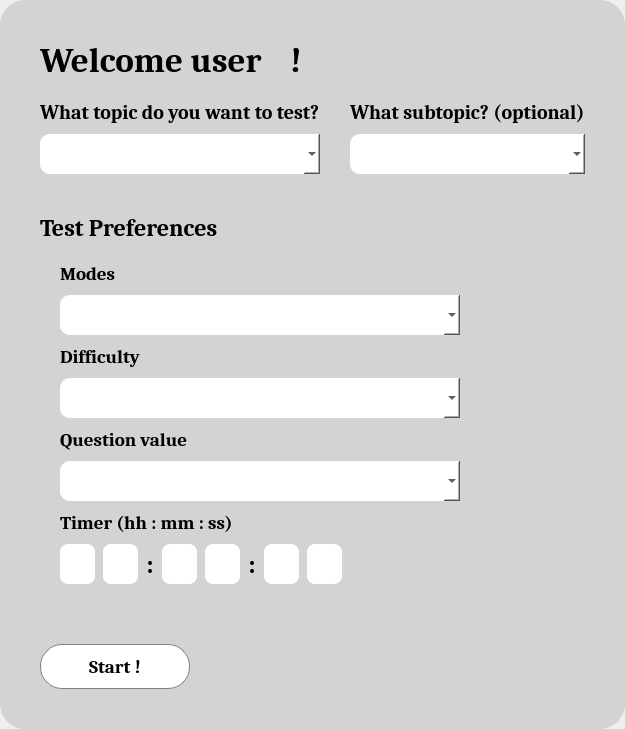
            <widget class="QWidget" name="tab_dashboard">
             <layout class="QVBoxLayout" name="verticalLayout_tab_dash"><property name="margin"><number>0</number></property>
              <item>
               <widget class="QFrame" name="content_frame_dashboard">
                <property name="styleSheet"><string notr="true">QFrame#content_frame_dashboard { background-color: rgba(184, 185, 187, 130); border-radius: 25px; }</string></property>
                <layout class="QVBoxLayout" name="verticalLayout_inner">
                 <property name="spacing"><number>20</number></property><property name="leftMargin"><number>40</number></property><property name="topMargin"><number>40</number></property><property name="rightMargin"><number>40</number></property><property name="bottomMargin"><number>40</number></property>
                 
                 <!-- WELCOME TEXT -->
                 <item>
                  <layout class="QHBoxLayout" name="horizontalLayout_welcome">
                   <item><widget class="QLabel" name="welcome_title"><property name="font"><font><family>Cambria</family><pointsize>26</pointsize><bold>true</bold></font></property><property name="styleSheet"><string notr="true">color: black; background: transparent;</string></property><property name="text"><string>Welcome user </string></property></widget></item>
                   <item><widget class="QLabel" name="username_output"><property name="font"><font><family>Cambria</family><pointsize>26</pointsize><bold>true</bold></font></property><property name="styleSheet"><string notr="true">color: black; background: transparent;</string></property><property name="text"><string>!</string></property></widget></item>
                   <item>
                    <spacer name="horizontalSpacer">
                     <property name="orientation"><enum>Qt::Orientation::Horizontal</enum></property>
                     <property name="sizeHint" stdset="0"><size><width>40</width><height>20</height></size></property>
                    </spacer>
                   </item>
                  </layout>
                 </item>

                 <!-- TOPIC & SUBTOPIC -->
                 <item>
                  <layout class="QGridLayout" name="gridLayout_topics">
                   <property name="horizontalSpacing"><number>30</number></property><property name="verticalSpacing"><number>10</number></property>
                   <item row="0" column="0"><widget class="QLabel" name="topic_selection"><property name="font"><font><family>Cambria</family><pointsize>15</pointsize><bold>true</bold></font></property><property name="styleSheet"><string notr="true">color: black; background: transparent;</string></property><property name="text"><string>What topic do you want to test?</string></property></widget></item>
                   <item row="0" column="1"><widget class="QLabel" name="subtopic_selection"><property name="font"><font><family>Cambria</family><pointsize>15</pointsize><bold>true</bold></font></property><property name="styleSheet"><string notr="true">color: black; background: transparent;</string></property><property name="text"><string>What subtopic? (optional)</string></property></widget></item>
                   <item row="1" column="0"><widget class="QComboBox" name="Topic_selector"><property name="minimumSize"><size><width>0</width><height>40</height></size></property><property name="styleSheet"><string notr="true">QComboBox { background-color: white; border-radius: 10px; padding: 5px 15px; font-family: Cambria; font-size: 14px; color: black; } QComboBox:disabled { background-color: #dddddd; color: #888888; }</string></property></widget></item>
                   <item row="1" column="1"><widget class="QComboBox" name="subtopic_selector"><property name="minimumSize"><size><width>0</width><height>40</height></size></property><property name="styleSheet"><string notr="true">QComboBox { background-color: white; border-radius: 10px; padding: 5px 15px; font-family: Cambria; font-size: 14px; color: black; } QComboBox:disabled { background-color: #dddddd; color: #888888; }</string></property></widget></item>
                  </layout>
                 </item>

                 <item>
                  <spacer name="verticalSpacer_middle">
                   <property name="orientation"><enum>Qt::Orientation::Vertical</enum></property>
                   <property name="sizeType"><enum>QSizePolicy::Policy::Fixed</enum></property>
                   <property name="sizeHint" stdset="0"><size><width>20</width><height>20</height></size></property>
                  </spacer>
                 </item>

                 <!-- TEST PREFERENCES -->
                 <item><widget class="QLabel" name="main_setting"><property name="font"><font><family>Cambria</family><pointsize>18</pointsize><bold>true</bold></font></property><property name="styleSheet"><string notr="true">color: black; background: transparent;</string></property><property name="text"><string>Test Preferences</string></property></widget></item>

                 <item>
                  <layout class="QVBoxLayout" name="verticalLayout_preferences">
                   <property name="spacing"><number>10</number></property><property name="leftMargin"><number>20</number></property>
                   <item><widget class="QLabel" name="mode_setting"><property name="font"><font><family>Cambria</family><pointsize>14</pointsize><bold>true</bold></font></property><property name="styleSheet"><string notr="true">color: black; background: transparent;</string></property><property name="text"><string>Modes</string></property></widget></item>
                   <item><widget class="QComboBox" name="modes_selector"><property name="minimumSize"><size><width>0</width><height>40</height></size></property><property name="maximumSize"><size><width>400</width><height>16777215</height></size></property><property name="styleSheet"><string notr="true">QComboBox { background-color: white; border-radius: 10px; padding: 5px 15px; font-family: Cambria; font-size: 14px; color: black; }</string></property></widget></item>
                   
                   <item><widget class="QLabel" name="difficulty_setting"><property name="font"><font><family>Cambria</family><pointsize>14</pointsize><bold>true</bold></font></property><property name="styleSheet"><string notr="true">color: black; background: transparent;</string></property><property name="text"><string>Difficulty</string></property></widget></item>
                   <item><widget class="QComboBox" name="difficulty_selector"><property name="minimumSize"><size><width>0</width><height>40</height></size></property><property name="maximumSize"><size><width>400</width><height>16777215</height></size></property><property name="styleSheet"><string notr="true">QComboBox { background-color: white; border-radius: 10px; padding: 5px 15px; font-family: Cambria; font-size: 14px; color: black; } QComboBox:disabled { background-color: #dddddd; color: #888888; }</string></property></widget></item>
                   
                   <item><widget class="QLabel" name="questionvalues_setting"><property name="font"><font><family>Cambria</family><pointsize>14</pointsize><bold>true</bold></font></property><property name="styleSheet"><string notr="true">color: black; background: transparent;</string></property><property name="text"><string>Question value</string></property></widget></item>
                   <item><widget class="QComboBox" name="questionvalues_selector"><property name="minimumSize"><size><width>0</width><height>40</height></size></property><property name="maximumSize"><size><width>400</width><height>16777215</height></size></property><property name="styleSheet"><string notr="true">QComboBox { background-color: white; border-radius: 10px; padding: 5px 15px; font-family: Cambria; font-size: 14px; color: black; }</string></property></widget></item>

                   <item><widget class="QLabel" name="timer_setting"><property name="font"><font><family>Cambria</family><pointsize>14</pointsize><bold>true</bold></font></property><property name="styleSheet"><string notr="true">color: black; background: transparent;</string></property><property name="text"><string>Timer (hh : mm : ss)</string></property></widget></item>
                   
                   <item>
                    <layout class="QHBoxLayout" name="horizontalLayout_timer">
                     <property name="spacing"><number>8</number></property>
                     <item><widget class="QLineEdit" name="t_h1"><property name="minimumSize"><size><width>35</width><height>40</height></size></property><property name="maximumSize"><size><width>35</width><height>40</height></size></property><property name="font"><font><family>Cambria</family><pointsize>16</pointsize><bold>true</bold></font></property><property name="styleSheet"><string notr="true">QLineEdit { background-color: white; border-radius: 8px; color: black; }</string></property><property name="alignment"><set>Qt::AlignCenter</set></property></widget></item>
                     <item><widget class="QLineEdit" name="t_h2"><property name="minimumSize"><size><width>35</width><height>40</height></size></property><property name="maximumSize"><size><width>35</width><height>40</height></size></property><property name="font"><font><family>Cambria</family><pointsize>16</pointsize><bold>true</bold></font></property><property name="styleSheet"><string notr="true">QLineEdit { background-color: white; border-radius: 8px; color: black; }</string></property><property name="alignment"><set>Qt::AlignCenter</set></property></widget></item>
                     <item><widget class="QLabel" name="label_colon_h"><property name="font"><font><family>Cambria</family><pointsize>20</pointsize><bold>true</bold></font></property><property name="styleSheet"><string notr="true">color: black; background: transparent;</string></property><property name="text"><string>:</string></property><property name="alignment"><set>Qt::AlignCenter</set></property></widget></item>
                     <item><widget class="QLineEdit" name="t_m1"><property name="minimumSize"><size><width>35</width><height>40</height></size></property><property name="maximumSize"><size><width>35</width><height>40</height></size></property><property name="font"><font><family>Cambria</family><pointsize>16</pointsize><bold>true</bold></font></property><property name="styleSheet"><string notr="true">QLineEdit { background-color: white; border-radius: 8px; color: black; }</string></property><property name="alignment"><set>Qt::AlignCenter</set></property></widget></item>
                     <item><widget class="QLineEdit" name="t_m2"><property name="minimumSize"><size><width>35</width><height>40</height></size></property><property name="maximumSize"><size><width>35</width><height>40</height></size></property><property name="font"><font><family>Cambria</family><pointsize>16</pointsize><bold>true</bold></font></property><property name="styleSheet"><string notr="true">QLineEdit { background-color: white; border-radius: 8px; color: black; }</string></property><property name="alignment"><set>Qt::AlignCenter</set></property></widget></item>
                     <item><widget class="QLabel" name="label_colon_m"><property name="font"><font><family>Cambria</family><pointsize>20</pointsize><bold>true</bold></font></property><property name="styleSheet"><string notr="true">color: black; background: transparent;</string></property><property name="text"><string>:</string></property><property name="alignment"><set>Qt::AlignCenter</set></property></widget></item>
                     <item><widget class="QLineEdit" name="t_s1"><property name="minimumSize"><size><width>35</width><height>40</height></size></property><property name="maximumSize"><size><width>35</width><height>40</height></size></property><property name="font"><font><family>Cambria</family><pointsize>16</pointsize><bold>true</bold></font></property><property name="styleSheet"><string notr="true">QLineEdit { background-color: white; border-radius: 8px; color: black; }</string></property><property name="alignment"><set>Qt::AlignCenter</set></property></widget></item>
                     <item><widget class="QLineEdit" name="t_s2"><property name="minimumSize"><size><width>35</width><height>40</height></size></property><property name="maximumSize"><size><width>35</width><height>40</height></size></property><property name="font"><font><family>Cambria</family><pointsize>16</pointsize><bold>true</bold></font></property><property name="styleSheet"><string notr="true">QLineEdit { background-color: white; border-radius: 8px; color: black; }</string></property><property name="alignment"><set>Qt::AlignCenter</set></property></widget></item>
                     <item>
                      <spacer name="horizontalSpacer_timer">
                       <property name="orientation"><enum>Qt::Orientation::Horizontal</enum></property>
                       <property name="sizeHint" stdset="0"><size><width>40</width><height>20</height></size></property>
                      </spacer>
                     </item>
                    </layout>
                   </item>
                  </layout>
                 </item>
                 
                 <item>
                  <spacer name="verticalSpacer_bottom">
                   <property name="orientation"><enum>Qt::Orientation::Vertical</enum></property>
                   <property name="sizeType"><enum>QSizePolicy::Policy::Expanding</enum></property>
                   <property name="sizeHint" stdset="0"><size><width>20</width><height>40</height></size></property>
                  </spacer>
                 </item>

                 <item alignment="Qt::AlignLeft">
                  <widget class="QPushButton" name="start_test_btn">
                   <property name="minimumSize"><size><width>150</width><height>45</height></size></property>
                   <property name="font"><font><family>Cambria</family><pointsize>14</pointsize><bold>true</bold></font></property>
                   <property name="cursor"><cursorShape>PointingHandCursor</cursorShape></property>
                   <property name="styleSheet"><string notr="true">QPushButton { background-color: white; color: black; border-radius: 22px; border: 1px solid gray; } QPushButton:hover { background-color: #f0f0f0; }</string></property>
                   <property name="text"><string>Start !</string></property>
                  </widget>
                 </item>
                </layout>
               </widget>
              </item>
             </layout>
            </widget>
